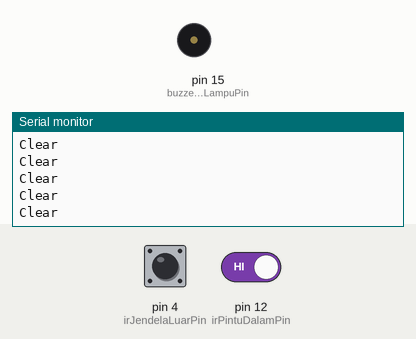
Simulated run of this sketch. Board: Arduino Uno, built with avr-gcc and run on an emulated ATmega328P. Parts: buzzer (waves = sounding, pin HIGH), the last lines printed to the serial monitor. Inputs (shaded band) come from the test bench; at power-on: pin 4 (irJendelaLuarPin) HIGH, pin 12 (irPintuDalamPin) HIGH.

Above: at 1.2 s.
1.3 s: pin 4 (irJendelaLuarPin) driven LOW
At 1.8 s:
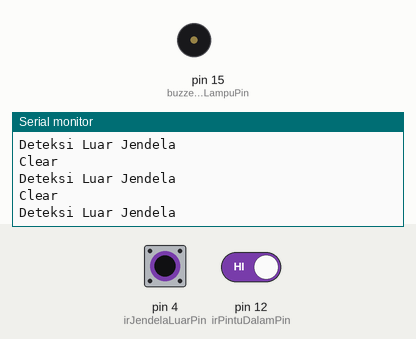
2.8 s: pin 12 (irPintuDalamPin) driven LOW
4.4 s: pin 4 (irJendelaLuarPin) driven HIGH
At 5.0 s:
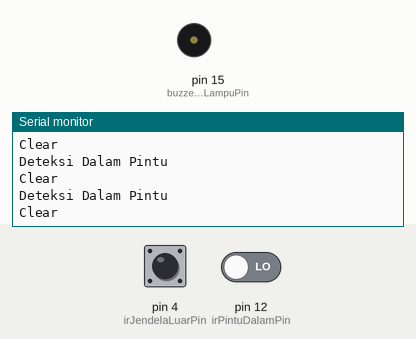
7.4 s: pin 12 (irPintuDalamPin) driven HIGH
10.4 s: pin 4 (irJendelaLuarPin) driven LOW and pin 12 (irPintuDalamPin) driven LOW
At 11.3 s:
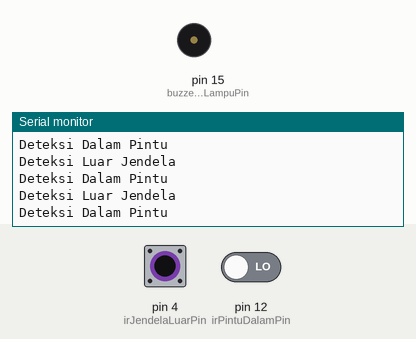

Measured:
- after the input at 1.3 s, the serial monitor: prints a new line after 0.07 s (image 1)
- after the input at 10.4 s, the serial monitor: prints a new line after 0.07 s (image 3)

The sketch:

ir2.ino
```cpp
//sensor luar
//const int irPintuLuarPin = 5; //pin D1
//long irPintuLuarValue;

const int irJendelaLuarPin = 4; //pin D2
long irJendelaLuarValue;

//sensor dalam
const int irPintuDalamPin = 12; //pin D6
long irPintuDalamValue;

//output
const int buzzerDanLampuPin = 15; //pin D8

String pesan;
boolean isAlarm = false;
boolean isBuzzer = false;
long previousMillis;

void setup() {
  // put your setup code here, to run once:
  Serial.begin(9600);

   pinMode(buzzerDanLampuPin, OUTPUT);
}

void deteksiLuar() {
  irJendelaLuarValue = digitalRead(irJendelaLuarPin);

 if (irJendelaLuarValue == LOW) {
    Serial.println("Deteksi Luar Jendela");
    pesan = "Deteksi Luar Jendela";
  } else {
    Serial.println("Clear");
  }
  //  sendNotification(pesan);
}

void deteksiDalam() {
  long currentMillis = millis();
  irPintuDalamValue = digitalRead(irPintuDalamPin);

 if (irPintuDalamValue == LOW) {
    Serial.println("Deteksi Dalam Pintu");
    pesan = "Deteksi Dalam Pintu";
//    isAlarm = true;
//    lampuDanBuzzer(true);
  } else {
    Serial.println("Clear");
    //    isAlarm = false;
  }
}

//void lampuDanBuzzer(boolean isAlarm){
//  if ((isBuzzer == false) && (currentMillis - previousMillis >= 1000)) {
//    if (isAlarm) {
//      Serial.println("Membunyikan Sirine");
//      digitalWrite(buzzerDanLampuPin, HIGH);
//      //      sendNotification(pesan);
//      isBuzzer == true;
//      previousMillis = currentMillis;
//    }
//  } else if ((isBuzzer == true) && (currentMillis - previousMillis >= 10000)) {
//    //    Serial.println("Mematikan Sirine");
//    digitalWrite(buzzerDanLampuPin, LOW);
//    isAlarm = false;
//    isBuzzer == false;
//    previousMillis = currentMillis;
//  }
//}

void loop() {
  // put your main code here, to run repeatedly:
  deteksiLuar();
  deteksiDalam();

}
```
